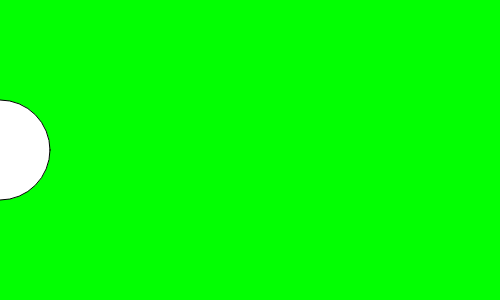
Frame 1 (no input)
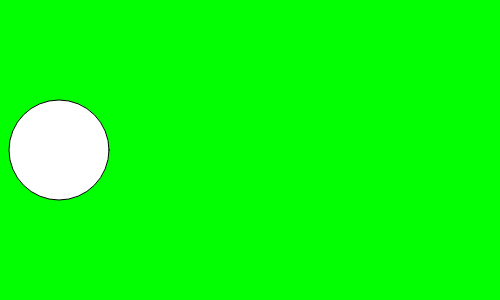
Frame 60 (no input)
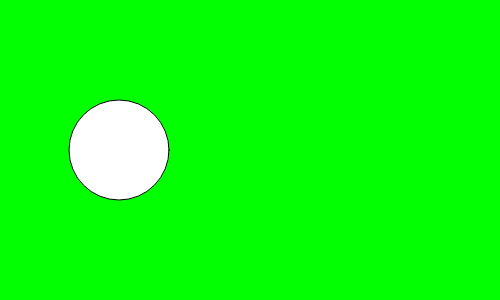
Frame 120 (the mouse pressed at the canvas centre since frame 60)

The p5.js sketch that drew these frames (run headless with seeded random() and noise() and a simulated clock; from frame 60 on, the mouse is pressed at the canvas centre):

// p5.js sketch
// ── sketch.js
function setup() {
    createCanvas(500, 300);
}
var x = 0;
function draw() {
    background(2, 420, 2)
    ellipse(x, 150, 100);
    x++
}
